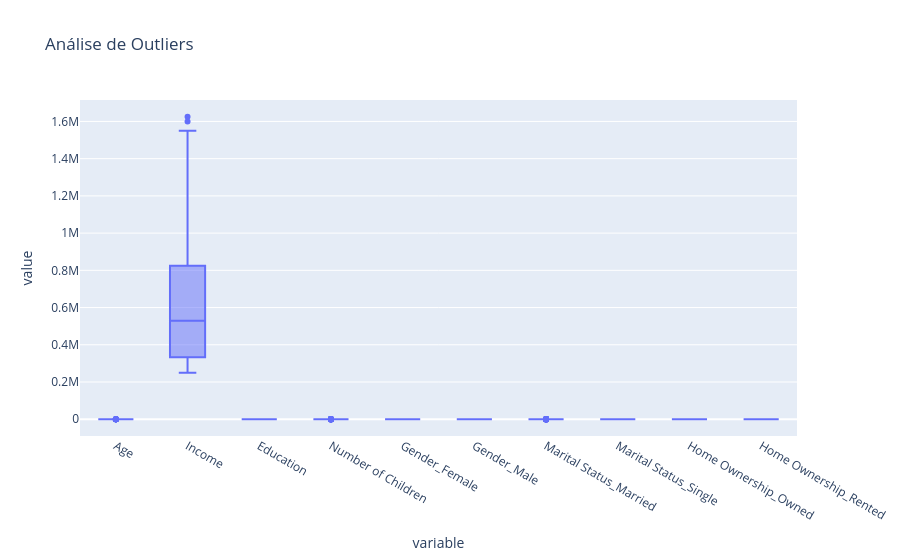

Source (notebook cell):
### Code cell
df = pd.read_csv("CREDIT_SCORE_BALANCEADO.csv")

colunas_numericas = df.select_dtypes(include=['float64', 'int64']).columns

fig = px.box(df, y=colunas_numericas, title="Análise de Outliers")
fig.show()

### Figure 1 — Plotly figure (JSON) as saved in the notebook; plotly's stock layout.template omitted (floating-point values rounded to 4 significant figures; data arrays with more than 128 entries replaced by an {"elided": "..."} marker saying what was removed)
{"data": [{"alignmentgroup": "True", "hovertemplate": "variable=%{x}<br>value=%{y}<extra></extra>", "legendgroup": "", "marker": {"color": "#636efa"}, "name": "", "notched": false, "offsetgroup": "", "orientation": "v", "showlegend": false, "type": "box", "x": {"elided": "2700 str values"}, "x0": " ", "xaxis": "x", "y": {"elided": "2700 float values"}, "y0": " ", "yaxis": "y"}], "layout": {"boxmode": "group", "legend": {"tracegroupgap": 0}, "title": {"text": "Análise de Outliers"}, "xaxis": {"anchor": "y", "domain": [0, 1], "title": {"text": "variable"}}, "yaxis": {"anchor": "x", "domain": [0, 1], "title": {"text": "value"}}}}
